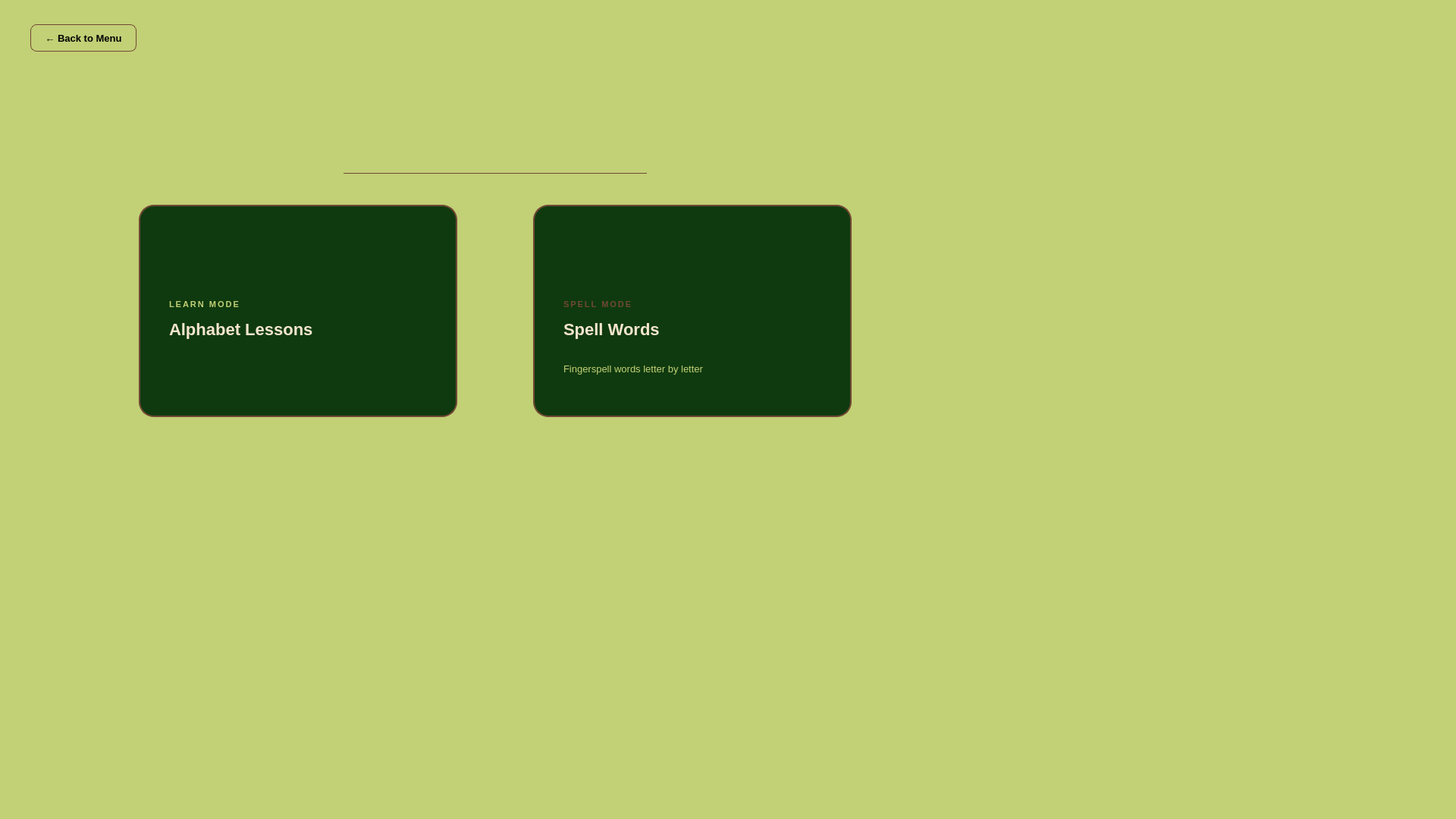
<?xml version="1.0" encoding="UTF-8"?>
<ui version="4.0">
 <class>AlphabetMenu</class>
 <widget class="QWidget" name="AlphabetMenu">
  <property name="geometry">
   <rect>
    <x>0</x>
    <y>0</y>
    <width>1920</width>
    <height>1080</height>
   </rect>
  </property>
  <property name="windowTitle">
   <string>FSL Alphabet</string>
  </property>
  <property name="styleSheet">
   <string notr="true">
QWidget#AlphabetMenu {
    background-color: #C2D076;
}
QLabel#titleLabel {
    color: #F5E5CF;
    font-size: 36px;
    font-weight: 800;
}
QLabel#subtitleLabel {
    color: #C2D076;
    font-size: 15px;
    font-weight: 400;
    letter-spacing: 1px;
}
QLabel#divider {
    background-color: #704833;
}
QPushButton#learnBtn {
    background-color: #0f3a0f;
    color: #F5E5CF;
    font-size: 20px;
    font-weight: 700;
    border: 2px solid #704833;
    border-radius: 20px;
    text-align: left;
    padding: 32px 40px;
}
QPushButton#learnBtn:hover {
    background-color: #123f12;
    border-color: #C2D076;
}
QPushButton#spellBtn {
    background-color: #0f3a0f;
    color: #F5E5CF;
    font-size: 20px;
    font-weight: 700;
    border: 2px solid #704833;
    border-radius: 20px;
    text-align: left;
    padding: 32px 40px;
}
QPushButton#spellBtn:hover {
    background-color: #123f12;
    border-color: #704833;
}
QPushButton#backBtn {
    background-color: transparent;
    color: #C2D076;
    font-size: 13px;
    font-weight: 500;
    border: 1px solid #704833;
    border-radius: 8px;
    padding: 8px 18px;
}
QPushButton#backBtn:hover {
    color: #F5E5CF;
    border-color: #C2D076;
}
QLabel#learnIcon {
    color: #C2D076;
    font-size: 48px;
}
QLabel#spellIcon {
    color: #704833;
    font-size: 48px;
}
QLabel#learnDesc {
    color: #C2D076;
    font-size: 13px;
    font-weight: 400;
}
QLabel#spellDesc {
    color: #C2D076;
    font-size: 13px;
    font-weight: 400;
}
QLabel#learnTag {
    color: #C2D076;
    font-size: 11px;
    font-weight: 700;
    letter-spacing: 2px;
}
QLabel#spellTag {
    color: #704833;
    font-size: 11px;
    font-weight: 700;
    letter-spacing: 2px;
}
   </string>
  </property>
  <widget class="QPushButton" name="backBtn">
   <property name="geometry">
    <rect>
     <x>40</x>
     <y>32</y>
     <width>140</width>
     <height>36</height>
    </rect>
   </property>
   <property name="styleSheet">
    <string notr="true">color: rgb(0, 0, 0);</string>
   </property>
   <property name="text">
    <string>← Back to Menu</string>
   </property>
  </widget>
  <widget class="QLabel" name="subtitleLabel">
   <property name="geometry">
    <rect>
     <x>0</x>
     <y>182</y>
     <width>1306</width>
     <height>28</height>
    </rect>
   </property>
   <property name="text">
    <string>Choose a mode to get started</string>
   </property>
   <property name="alignment">
    <set>Qt::AlignmentFlag::AlignCenter</set>
   </property>
  </widget>
  <widget class="QLabel" name="divider">
   <property name="geometry">
    <rect>
     <x>453</x>
     <y>228</y>
     <width>400</width>
     <height>1</height>
    </rect>
   </property>
   <property name="text">
    <string/>
   </property>
  </widget>
  <widget class="QPushButton" name="learnBtn">
   <property name="geometry">
    <rect>
     <x>183</x>
     <y>270</y>
     <width>420</width>
     <height>280</height>
    </rect>
   </property>
   <property name="cursor">
    <cursorShape>PointingHandCursor</cursorShape>
   </property>
   <property name="text">
    <string/>
   </property>
  </widget>
  <widget class="QLabel" name="learnTag">
   <property name="geometry">
    <rect>
     <x>223</x>
     <y>390</y>
     <width>340</width>
     <height>22</height>
    </rect>
   </property>
   <property name="styleSheet">
    <string notr="true">color: #C2D076; font-size: 11px; font-weight: 700; letter-spacing: 2px; background: transparent;</string>
   </property>
   <property name="text">
    <string>LEARN MODE</string>
   </property>
  </widget>
  <widget class="QLabel" name="learnTitle">
   <property name="geometry">
    <rect>
     <x>223</x>
     <y>416</y>
     <width>340</width>
     <height>36</height>
    </rect>
   </property>
   <property name="styleSheet">
    <string notr="true">color: #F5E5CF; font-size: 22px; font-weight: 700; background: transparent;</string>
   </property>
   <property name="text">
    <string>Alphabet Lessons</string>
   </property>
  </widget>
  <widget class="QPushButton" name="spellBtn">
   <property name="geometry">
    <rect>
     <x>703</x>
     <y>270</y>
     <width>420</width>
     <height>280</height>
    </rect>
   </property>
   <property name="cursor">
    <cursorShape>PointingHandCursor</cursorShape>
   </property>
   <property name="text">
    <string/>
   </property>
  </widget>
  <widget class="QLabel" name="spellTag">
   <property name="geometry">
    <rect>
     <x>743</x>
     <y>390</y>
     <width>340</width>
     <height>22</height>
    </rect>
   </property>
   <property name="styleSheet">
    <string notr="true">color: #704833; font-size: 11px; font-weight: 700; letter-spacing: 2px; background: transparent;</string>
   </property>
   <property name="text">
    <string>SPELL MODE</string>
   </property>
  </widget>
  <widget class="QLabel" name="spellTitle">
   <property name="geometry">
    <rect>
     <x>743</x>
     <y>416</y>
     <width>340</width>
     <height>36</height>
    </rect>
   </property>
   <property name="styleSheet">
    <string notr="true">color: #F5E5CF; font-size: 22px; font-weight: 700; background: transparent;</string>
   </property>
   <property name="text">
    <string>Spell Words</string>
   </property>
  </widget>
  <widget class="QLabel" name="spellDesc">
   <property name="geometry">
    <rect>
     <x>743</x>
     <y>456</y>
     <width>340</width>
     <height>60</height>
    </rect>
   </property>
   <property name="styleSheet">
    <string notr="true">color: #C2D076; font-size: 13px; background: transparent;</string>
   </property>
   <property name="text">
    <string>Fingerspell words letter by letter</string>
   </property>
  </widget>
 </widget>
 <resources/>
 <connections/>
</ui>
